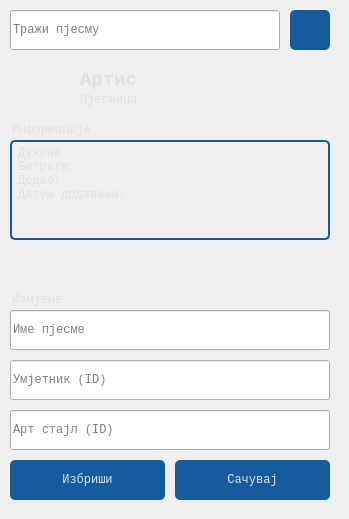
       <widget class="QWidget" name="page_song">
        <property name="styleSheet">
         <string notr="true">QPushButton#btn_search_song, #btn_song_delete, #btn_song_save {
	background-color: rgb(20, 92, 158);
	color: rgb(224, 224, 226);
	border-radius: 5px;
}
QPushButton#btn_search_song:hover, #btn_song_delete:hover, #btn_song_save:hover {
	background-color: rgb(19, 55, 88);
}
QPushButton#btn_search_song:pressed, #btn_song_delete:pressed, #btn_song_save:pressed {
	background-color: rgb(19, 37, 53);
}
QPlainTextEdit#info_song {
	color: rgb(224,224,226);
	background-color:rgba(0,0,0,0);
	border: 2px solid rgb(20,92,158);
	border-radius: 5px;
	padding-left: 2px;
}</string>
        </property>
        <widget class="QPushButton" name="btn_search_song">
         <property name="geometry">
          <rect>
           <x>290</x>
           <y>10</y>
           <width>40</width>
           <height>40</height>
          </rect>
         </property>
         <property name="font">
          <font>
           <family>Courier New</family>
           <pointsize>9</pointsize>
           <weight>50</weight>
           <bold>false</bold>
          </font>
         </property>
         <property name="styleSheet">
          <string notr="true">QPushButton#btn_search_song {
	border-image: url(:/icons/images/icons/search.png);
}
QPushButton#btn_search_song:hover {
	border-image: url(:/icons/images/icons/hover_search.png);
}</string>
         </property>
         <property name="text">
          <string/>
         </property>
        </widget>
        <widget class="QLineEdit" name="input_song">
         <property name="geometry">
          <rect>
           <x>10</x>
           <y>10</y>
           <width>270</width>
           <height>40</height>
          </rect>
         </property>
         <property name="font">
          <font>
           <family>Courier New</family>
           <pointsize>9</pointsize>
          </font>
         </property>
         <property name="styleSheet">
          <string notr="true"/>
         </property>
         <property name="echoMode">
          <enum>QLineEdit::Normal</enum>
         </property>
         <property name="alignment">
          <set>Qt::AlignLeading|Qt::AlignLeft|Qt::AlignVCenter</set>
         </property>
         <property name="placeholderText">
          <string>Тражи пјесму</string>
         </property>
         <property name="clearButtonEnabled">
          <bool>true</bool>
         </property>
        </widget>
        <widget class="QWidget" name="widget_song" native="true">
         <property name="geometry">
          <rect>
           <x>0</x>
           <y>50</y>
           <width>340</width>
           <height>460</height>
          </rect>
         </property>
         <widget class="QLabel" name="song_artist">
          <property name="geometry">
           <rect>
            <x>80</x>
            <y>30</y>
            <width>250</width>
            <height>40</height>
           </rect>
          </property>
          <property name="font">
           <font>
            <family>Courier New</family>
            <pointsize>9</pointsize>
            <weight>50</weight>
            <bold>false</bold>
           </font>
          </property>
          <property name="styleSheet">
           <string notr="true">color: rgb(224, 224, 226);</string>
          </property>
          <property name="text">
           <string>Пјесмица</string>
          </property>
          <property name="alignment">
           <set>Qt::AlignLeading|Qt::AlignLeft|Qt::AlignVCenter</set>
          </property>
         </widget>
         <widget class="QLabel" name="song_name">
          <property name="geometry">
           <rect>
            <x>80</x>
            <y>10</y>
            <width>250</width>
            <height>40</height>
           </rect>
          </property>
          <property name="font">
           <font>
            <family>Courier New</family>
            <pointsize>14</pointsize>
            <weight>75</weight>
            <bold>true</bold>
           </font>
          </property>
          <property name="styleSheet">
           <string notr="true">color: rgb(224, 224, 226);</string>
          </property>
          <property name="text">
           <string>Артис</string>
          </property>
          <property name="alignment">
           <set>Qt::AlignLeading|Qt::AlignLeft|Qt::AlignVCenter</set>
          </property>
         </widget>
         <widget class="QLabel" name="song_art">
          <property name="geometry">
           <rect>
            <x>10</x>
            <y>10</y>
            <width>60</width>
            <height>60</height>
           </rect>
          </property>
          <property name="font">
           <font>
            <family>Courier New</family>
            <pointsize>9</pointsize>
           </font>
          </property>
          <property name="styleSheet">
           <string notr="true">border-image: url(:/art/images/art/art_1.png);</string>
          </property>
          <property name="text">
           <string/>
          </property>
          <property name="alignment">
           <set>Qt::AlignCenter</set>
          </property>
         </widget>
         <widget class="QPlainTextEdit" name="info_song">
          <property name="geometry">
           <rect>
            <x>10</x>
            <y>90</y>
            <width>320</width>
            <height>100</height>
           </rect>
          </property>
          <property name="font">
           <font>
            <family>Courier New</family>
            <pointsize>9</pointsize>
           </font>
          </property>
          <property name="styleSheet">
           <string notr="true"/>
          </property>
          <property name="verticalScrollBarPolicy">
           <enum>Qt::ScrollBarAlwaysOff</enum>
          </property>
          <property name="horizontalScrollBarPolicy">
           <enum>Qt::ScrollBarAlwaysOff</enum>
          </property>
          <property name="readOnly">
           <bool>true</bool>
          </property>
          <property name="plainText">
           <string>Дужина: 
Битрате: 
Додао:
Датум додавања: </string>
          </property>
          <property name="placeholderText">
           <string>Унесите поруку...</string>
          </property>
         </widget>
         <widget class="QLabel" name="admin_4">
          <property name="geometry">
           <rect>
            <x>12</x>
            <y>60</y>
            <width>320</width>
            <height>40</height>
           </rect>
          </property>
          <property name="font">
           <font>
            <family>Courier New</family>
            <pointsize>9</pointsize>
            <weight>50</weight>
            <bold>false</bold>
           </font>
          </property>
          <property name="styleSheet">
           <string notr="true">color: rgb(224, 224, 226);</string>
          </property>
          <property name="text">
           <string>Информације</string>
          </property>
          <property name="alignment">
           <set>Qt::AlignLeading|Qt::AlignLeft|Qt::AlignVCenter</set>
          </property>
         </widget>
         <widget class="QLineEdit" name="input_song_name">
          <property name="geometry">
           <rect>
            <x>10</x>
            <y>260</y>
            <width>320</width>
            <height>40</height>
           </rect>
          </property>
          <property name="font">
           <font>
            <family>Courier New</family>
            <pointsize>9</pointsize>
           </font>
          </property>
          <property name="styleSheet">
           <string notr="true"/>
          </property>
          <property name="echoMode">
           <enum>QLineEdit::Normal</enum>
          </property>
          <property name="alignment">
           <set>Qt::AlignLeading|Qt::AlignLeft|Qt::AlignVCenter</set>
          </property>
          <property name="placeholderText">
           <string>Име пјесме</string>
          </property>
          <property name="clearButtonEnabled">
           <bool>true</bool>
          </property>
         </widget>
         <widget class="QLabel" name="admin_5">
          <property name="geometry">
           <rect>
            <x>12</x>
            <y>230</y>
            <width>320</width>
            <height>40</height>
           </rect>
          </property>
          <property name="font">
           <font>
            <family>Courier New</family>
            <pointsize>9</pointsize>
            <weight>50</weight>
            <bold>false</bold>
           </font>
          </property>
          <property name="styleSheet">
           <string notr="true">color: rgb(224, 224, 226);</string>
          </property>
          <property name="text">
           <string>Измјене</string>
          </property>
          <property name="alignment">
           <set>Qt::AlignLeading|Qt::AlignLeft|Qt::AlignVCenter</set>
          </property>
         </widget>
         <widget class="QLineEdit" name="input_song_art">
          <property name="geometry">
           <rect>
            <x>10</x>
            <y>360</y>
            <width>320</width>
            <height>40</height>
           </rect>
          </property>
          <property name="font">
           <font>
            <family>Courier New</family>
            <pointsize>9</pointsize>
           </font>
          </property>
          <property name="styleSheet">
           <string notr="true"/>
          </property>
          <property name="echoMode">
           <enum>QLineEdit::Normal</enum>
          </property>
          <property name="alignment">
           <set>Qt::AlignLeading|Qt::AlignLeft|Qt::AlignVCenter</set>
          </property>
          <property name="placeholderText">
           <string>Арт стајл (ID)</string>
          </property>
          <property name="clearButtonEnabled">
           <bool>true</bool>
          </property>
         </widget>
         <widget class="QLineEdit" name="input_song_artist">
          <property name="geometry">
           <rect>
            <x>10</x>
            <y>310</y>
            <width>320</width>
            <height>40</height>
           </rect>
          </property>
          <property name="font">
           <font>
            <family>Courier New</family>
            <pointsize>9</pointsize>
           </font>
          </property>
          <property name="styleSheet">
           <string notr="true"/>
          </property>
          <property name="echoMode">
           <enum>QLineEdit::Normal</enum>
          </property>
          <property name="alignment">
           <set>Qt::AlignLeading|Qt::AlignLeft|Qt::AlignVCenter</set>
          </property>
          <property name="placeholderText">
           <string>Умјетник (ID)</string>
          </property>
          <property name="clearButtonEnabled">
           <bool>true</bool>
          </property>
         </widget>
         <widget class="QPushButton" name="btn_song_delete">
          <property name="geometry">
           <rect>
            <x>10</x>
            <y>410</y>
            <width>155</width>
            <height>40</height>
           </rect>
          </property>
          <property name="font">
           <font>
            <family>Courier New</family>
            <pointsize>9</pointsize>
            <weight>50</weight>
            <bold>false</bold>
           </font>
          </property>
          <property name="styleSheet">
           <string notr="true"/>
          </property>
          <property name="text">
           <string>Избриши</string>
          </property>
         </widget>
         <widget class="QPushButton" name="btn_song_save">
          <property name="geometry">
           <rect>
            <x>175</x>
            <y>410</y>
            <width>155</width>
            <height>40</height>
           </rect>
          </property>
          <property name="font">
           <font>
            <family>Courier New</family>
            <pointsize>9</pointsize>
            <weight>50</weight>
            <bold>false</bold>
           </font>
          </property>
          <property name="styleSheet">
           <string notr="true"/>
          </property>
          <property name="text">
           <string>Сачувај</string>
          </property>
         </widget>
        </widget>
       </widget>
